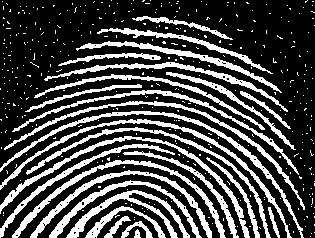
#> input picture lab_10/fp.tif, 315 x 238 px
$ python task1.py
#> lines starting #> are read from the running program, lines starting #| are printed output that depends on the picture; after the words box and inside, x2 and y2 are one past the last pixel; in counts of white or black regions, pixels touching at a corner belong together
import cv2
import matplotlib.pyplot as plt
from scipy import ndimage

img = cv2.imread('fp.tif')
#> img is the input picture: shape (238, 315, 3); 28.5% white; 414 white regions (387 under 20 px), largest, box (x1, y1, x2, y2) and area: (0, 111, 304, 238) 1388, (0, 136, 250, 238) 1372, (0, 119, 292, 238) 1337
img = cv2.cvtColor(img, cv2.COLOR_BGR2GRAY)
plt.imshow(img, cmap='gray')
plt.title('Original Image')
plt.show()

img2 = ndimage.grey_erosion(img, size=(2, 2))
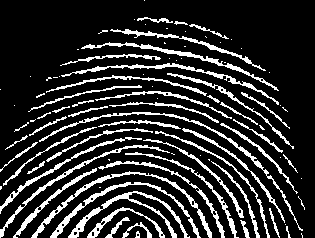
#> img2: shape (238, 315); 17.9% white in thin lines or dots
plt.imshow(img2, cmap='gray')
plt.title('2x2 Erosion')
plt.show()

img2 = ndimage.grey_erosion(img, size=(3, 3))
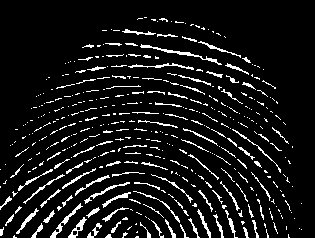
#> img2: shape (238, 315); 9% white in thin lines or dots, all inside (x1, y1, x2, y2) = (0, 17, 302, 238)
plt.imshow(img2, cmap='gray')
plt.title('3x3 Erosion')
plt.show()

img2 = ndimage.grey_erosion(img, size=(4, 4
                                       ))
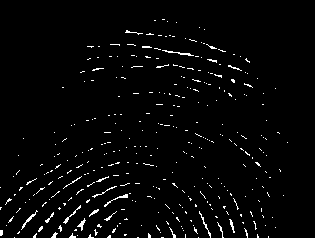
#> img2: shape (238, 315); 2.5% white in thin lines or dots, all inside (x1, y1, x2, y2) = (0, 19, 288, 238)
plt.imshow(img2, cmap='gray')
plt.title('4x4 Erosion')
plt.show()
